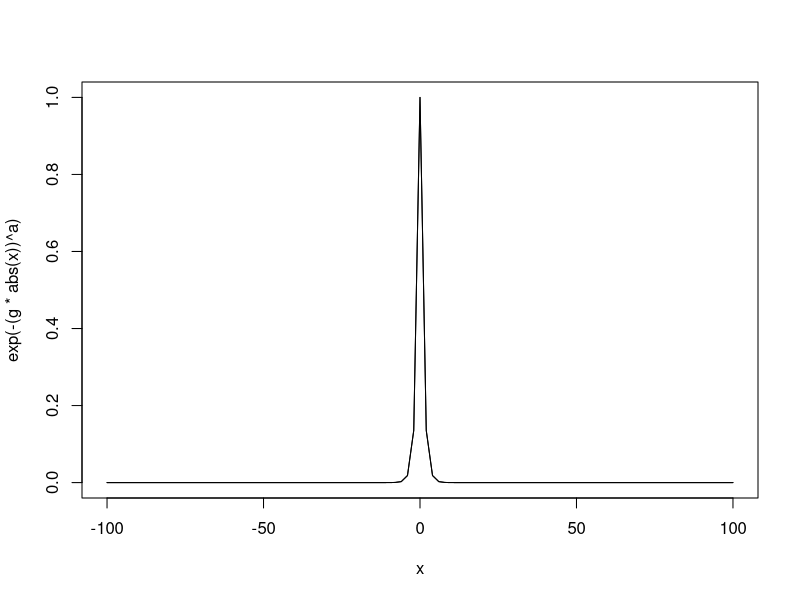
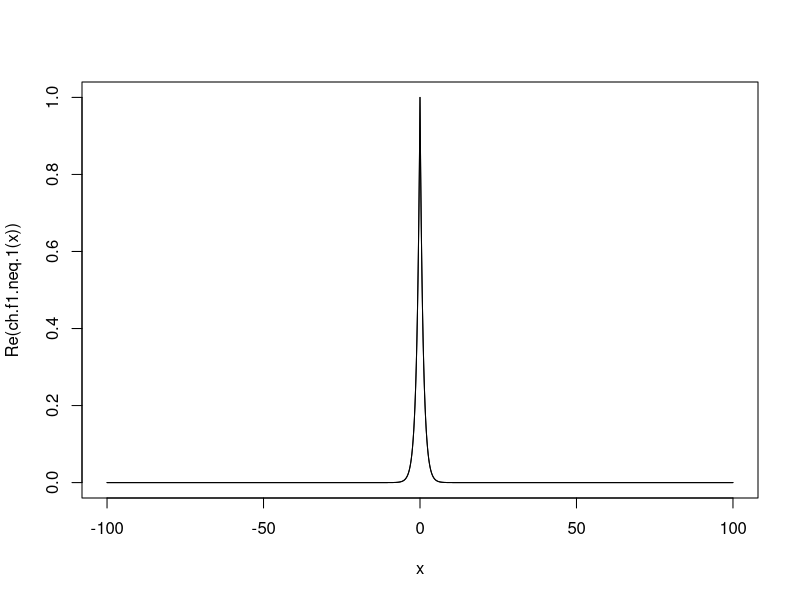
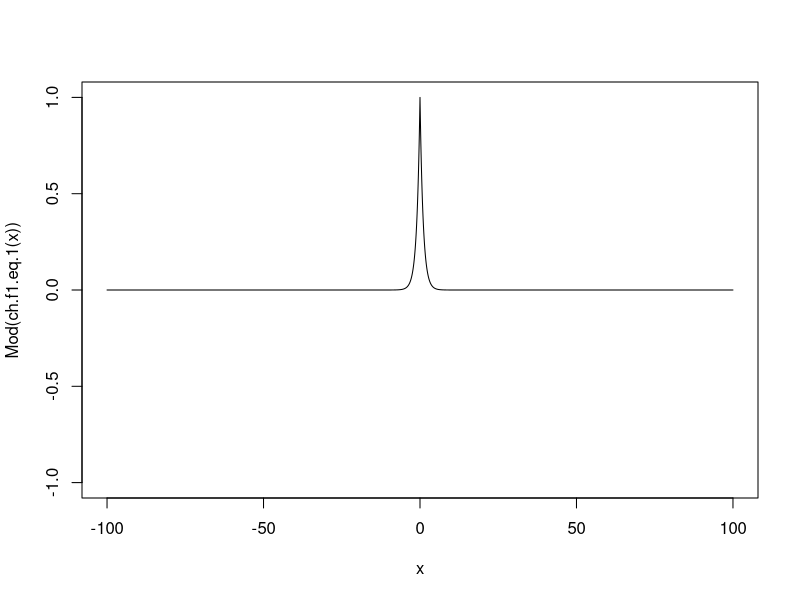
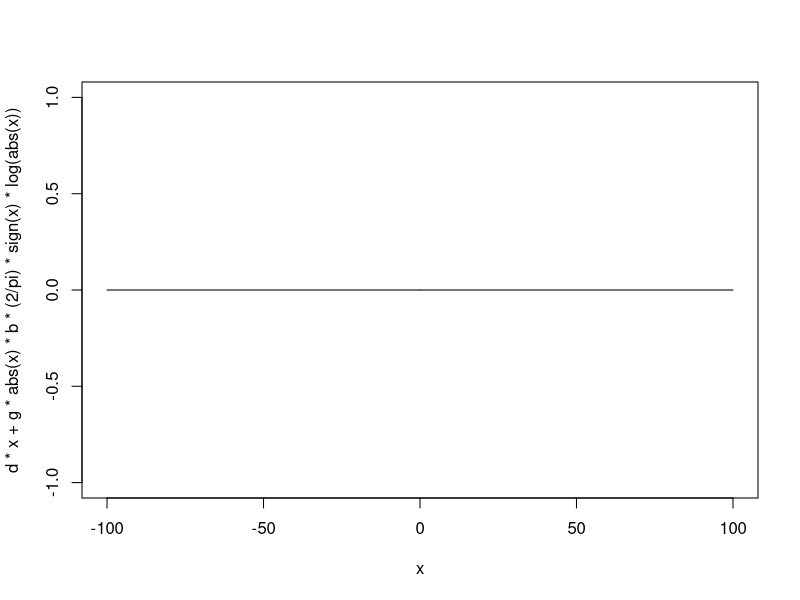
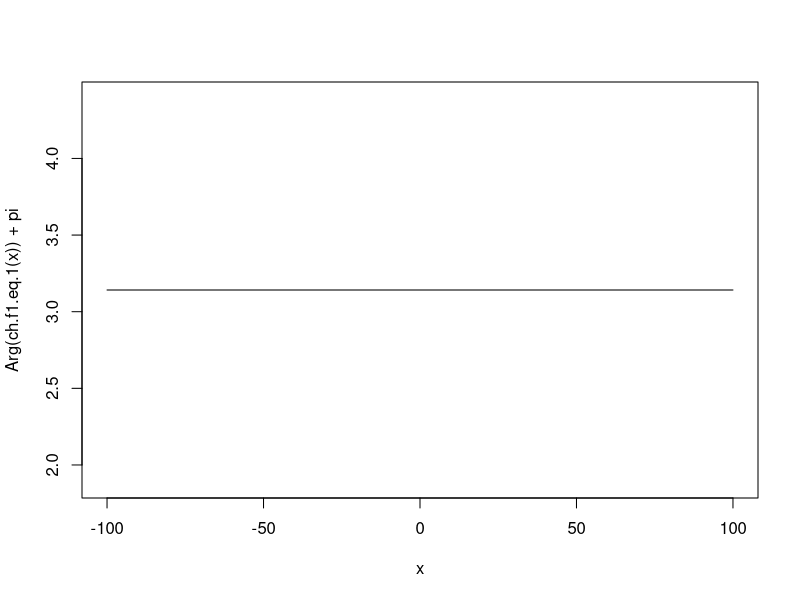
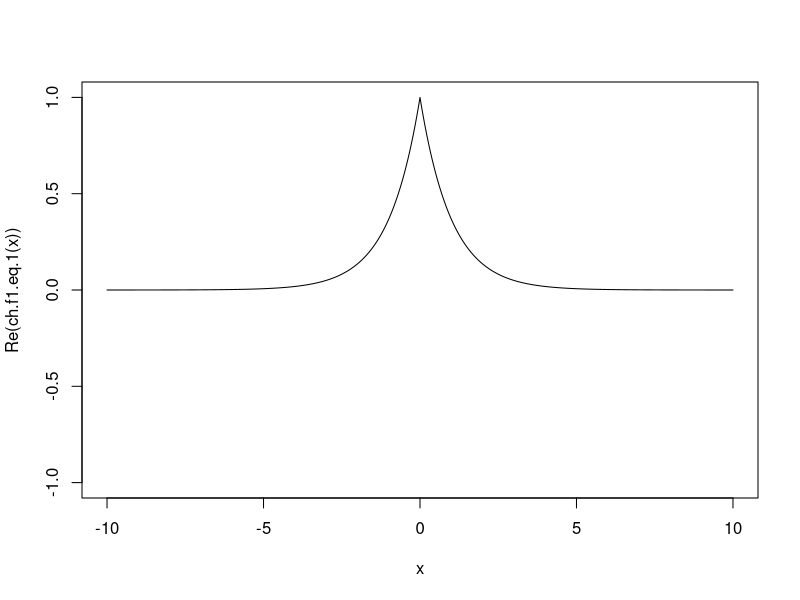
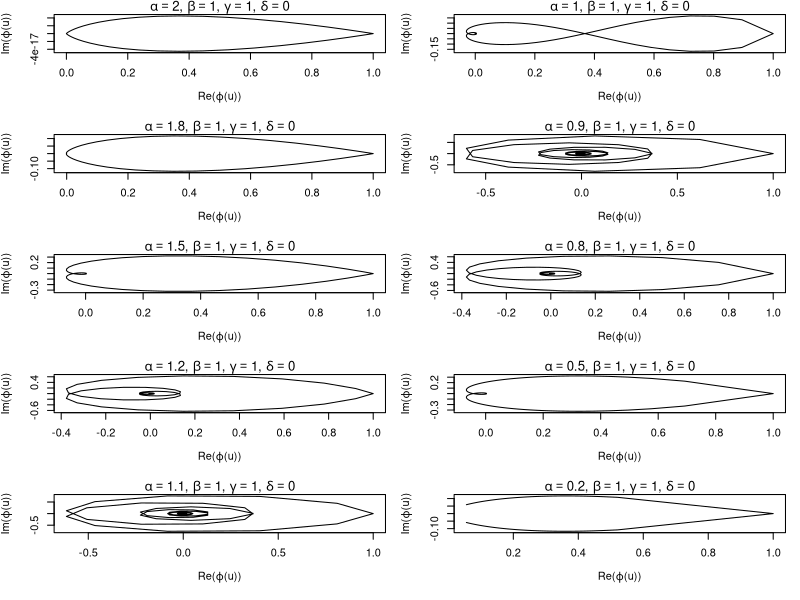
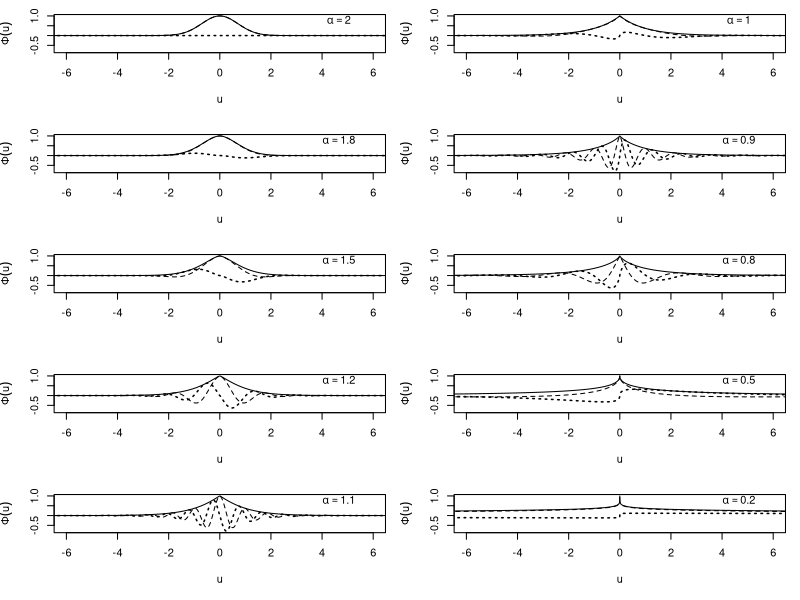

Recreate these plots in R, in order. (Note: this script raises an error after producing the figures.)
#charactericticfunction (pm=1, (A)) 
ch.f1.neq.1 <- function(u) {(complex(
  modulus=exp(-(g*abs(u))^a),
  argument=d*u+((g*abs(u))^a)*b*tan(a*pi/2)*sign(u)
))}
ch.f1.eq.1 <- function(u) {exp(complex(
  real=(-(g*abs(u))),
  imaginary=d*u-g*abs(u)*b*(2/pi)*sign(u)*log(abs(u+10^(-25)))
))}
ch.f1. <- function(u) {if(a==1) {ch.f1.eq.1(u)} else {ch.f1.neq.1(u)}}
ch.f1.mod <- function(u) {if(a==1) {Mod(ch.f1.eq.1(u))} else {Mod(ch.f1.neq.1(u))}}
ch.f1.real <- function(u) {if(a==1) {Re(ch.f1.eq.1(u))} else {Re(ch.f1.neq.1(u))}}
ch.f1.im <- function(u) {if(a==1) {Im(ch.f1.eq.1(u))} else {Im(ch.f1.neq.1(u))}}

a=1
g=1
b=0
d=0
curve(exp(-(g*abs(x))^a),-100,100)
curve(Mod(ch.f1.neq.1(x)),-100,100,add=T)
curve(Re(ch.f1.neq.1(x)),-100,100,n=1001)
curve(exp(-(g*abs(x))),-100,100,n=10001,add=T)
curve(Mod(ch.f1.eq.1(x)),-100,100,n=10001,ylim=c(-1,1))
curve(d*x+g*abs(x)*b*(2/pi)*sign(x)*log(abs(x)),-100,100,n=10001)
curve(Arg(ch.f1.eq.1(x))+pi,-100,100,n=10001)
curve(Im(ch.f1.eq.1(x)),-10,10,n=10001,add=T)
curve(Re(ch.f1.eq.1(x)),-10,10,n=10001,ylim=c(-1,1))


g=10000
b=1
d=0
ch.f1.real(1)

#cumulant function (pm=1, M) 
cu.f1.neq.1 <- function(u) {(complex(
  real=-(g*abs(u))^a,
  imaginary=d*u+((g*abs(u))^a)*b*tan(a*pi/2)*sign(u)
))}
cu.f1.eq.1 <- function(u) {(complex(
  real=-(g*abs(u))^a,
  imaginary=d*u-((g*abs(u)))*b*(2/pi)*sign(u)*log(abs(u+10^(-25)))))}
cu.f1. <- function(u) {if(a==1) {cu.f1.eq.1(u)} else {cu.f1.neq.1(u)}}
cu.f1.mod <- function(u) {if(a==1) {Mod(cu.f1.eq.1(u))} else {Mod(cu.f1.neq.1(u))}}
cu.f1.real <- function(u) {if(a==1) {Re(cu.f1.eq.1(u))} else {Re(cu.f1.neq.1(u))}}
cu.f1.im <- function(u) {if(a==1) {Im(cu.f1.eq.1(u))} else {Im(cu.f1.neq.1(u))}}

cu.f1.real(1)

#Graphs: Characteristic function 
op <- par(mfcol = c(5,2),mar=c(5, 4, 1, 1) + 0.1)
b=1
g=1
d=0

a=2
u <- seq(-100, 100, by=0.1)
plot(ch.f1.(u),type='l',main=bquote(paste(alpha ==.(a),", ",beta ==.(b),", ",gamma ==.(g),", ",delta ==.(d) )),
     ylab=bquote(paste( "Im(",varphi,"(u))")),xlab=bquote(paste("Re(",varphi,"(u))")))
a=1.8
plot(ch.f1.(u),type='l',
     main=bquote(paste(alpha ==.(a),", ",beta ==.(b),", ",gamma ==.(g),", ",delta ==.(d) )),
     ylab=bquote(paste("Im(",varphi,"(u))")),xlab=bquote(paste("Re(",varphi,"(u))")))
a=1.5
#u <- seq(-100*pi, 100*pi, by=0.1)
plot(ch.f1.(u),type='l',
     main=bquote(paste(alpha ==.(a),", ",beta ==.(b),", ",gamma ==.(g),", ",delta ==.(d) )),
     ylab=bquote(paste("Im(",varphi,"(u))")),xlab=bquote(paste("Re(",varphi,"(u))")))
a=1.2
plot(ch.f1.(u),type='l',
     main=bquote(paste(alpha ==.(a),", ",beta ==.(b),", ",gamma ==.(g),", ",delta ==.(d) )),
     ylab=bquote(paste("Im(",varphi,"(u))")),xlab=bquote(paste("Re(",varphi,"(u))")))
a=1.1
plot(ch.f1.(u),type='l',
     main=bquote(paste(alpha ==.(a),", ",beta ==.(b),", ",gamma ==.(g),", ",delta ==.(d) )),
     ylab=bquote(paste("Im(",varphi,"(u))")),xlab=bquote(paste("Re(",varphi,"(u))")))
a=1
plot(ch.f1.(u),type='l',
     main=bquote(paste(alpha ==.(a),", ",beta ==.(b),", ",gamma ==.(g),", ",delta ==.(d) )), 
     ylab=bquote(paste("Im(",varphi,"(u))")),xlab=bquote(paste("Re(",varphi,"(u))")))
a=0.9
plot(ch.f1.(u),type='l',
     main=bquote(paste(alpha ==.(a),", ",beta ==.(b),", ",gamma ==.(g),", ",delta ==.(d) )),
     ylab=bquote(paste("Im(",varphi,"(u))")),xlab=bquote(paste("Re(",varphi,"(u))")))    
a=0.8
plot(ch.f1.(u),type='l',
     main=bquote(paste(alpha ==.(a),", ",beta ==.(b),", ",gamma ==.(g),", ",delta ==.(d) )),
     ylab=bquote(paste("Im(",varphi,"(u))")),xlab=bquote(paste("Re(",varphi,"(u))")))
a=0.5
plot(ch.f1.(u),type='l',
     main=bquote(paste(alpha ==.(a),", ",beta ==.(b),", ",gamma ==.(g),", ",delta ==.(d) )),
     ylab=bquote(paste("Im(",varphi,"(u))")),xlab=bquote(paste("Re(",varphi,"(u))")))
a=0.2
u <- seq(-100, 100,by=0.1)
plot(ch.f1.(u),type='l',
     main=bquote(paste(alpha ==.(a),", ",beta ==.(b),", ",gamma ==.(g),", ",delta ==.(d) )),
     ylab=bquote(paste("Im(",varphi,"(u))")),xlab=bquote(paste("Re(",varphi,"(u))")))
(0.5)^0.1
(2)^0.1
(1.1)^0.1
(0.9)^0.1
(0.5)^2
(2)^2
10000^0.1
#Graphs: Abs, Real, Im of characteristic function 

#main=bquote(paste(alpha ==.(a),", ",beta ==.(b),", ",gamma ==.(g),", ",delta ==.(d) ))
op <- par(mfcol = c(5,2),mar=c(5, 4, 1, 1) + 0.1)
u1=-10
u2=10
b=1
g=1
d=0
a=2
curve(ch.f1.mod,u1, u2,n=10001,ylim=c(-0.8,1),xlab='u',lty = 1,lwd=1,
      ylab=bquote(paste(Phi(u))),xlim=c(-6,6)) 
curve(ch.f1.real,u1,u2,n=10001,add=T,lty=2,lwd=1)
curve(ch.f1.im, u1,u2,n=10001,add=T,lty=3,lwd=1.5)
text(x=5.0,y=0.8,bquote(paste(alpha ==.(a),'   ','   ')))
#legend(x=-7,y=1.5,legend=bquote(paste(alpha ==.(a),'   ','   ')),bty='n')
#abline(h=0, lwd=0.2)
#legend("topright",cex=0.8,legend=c('Absolute value', 'Real part', 'Imaginary part'),lty=1:3,bty='n')
a=1.8
curve(ch.f1.mod,u1, u2,n=10001,ylim=c(-0.8,1),xlab='u',lty = 1,lwd=1,
      ylab=bquote(paste(Phi(u))),xlim=c(-6,6)) 
curve(ch.f1.real,u1,u2,n=10001,add=T,lty=2,lwd=1)
curve(ch.f1.im, u1,u2,n=10001,add=T,lty=3,lwd=1.5)
text(x=5.0,y=0.8,bquote(paste(alpha ==.(a),'   ','   ')))
#abline(h=0, lwd=0.2)
#legend("topright",cex=0.8,legend=c('Absolute value', 'Real part', 'Imaginary part'),lty=1:3,bty='n')
a=1.5
curve(ch.f1.mod,u1, u2,n=10001,ylim=c(-0.8,1),xlab='u',lty = 1,lwd=1,
      ylab=bquote(paste(Phi(u))),xlim=c(-6,6)) 
curve(ch.f1.real,u1,u2,n=10001,add=T,lty=2,lwd=1)
curve(ch.f1.im, u1,u2,n=10001,add=T,lty=3,lwd=1.5)
text(x=5.0,y=0.8,bquote(paste(alpha ==.(a),'   ','   ')))
#abline(h=0, lwd=0.2)
#legend("topright",cex=0.8,legend=c('Absolute value', 'Real part', 'Imaginary part'),lty=1:3,bty='n')
a=1.2
curve(ch.f1.mod,u1, u2,n=10001,ylim=c(-0.8,1),xlab='u',lty = 1,lwd=1,
      ylab=bquote(paste(Phi(u))),xlim=c(-6,6)) 
curve(ch.f1.real,u1,u2,n=10001,add=T,lty=2,lwd=1)
curve(ch.f1.im, u1,u2,n=10001,add=T,lty=3,lwd=1.5)
text(x=5.0,y=0.8,bquote(paste(alpha ==.(a),'   ','   ')))
#abline(h=0, lwd=0.2)
#legend("topright",cex=0.8,legend=c('Absolute value', 'Real part', 'Imaginary part'),lty=1:3,bty='n')
a=1.1
curve(ch.f1.mod,u1, u2,n=10001,ylim=c(-0.8,1),xlab='u',lty = 1,lwd=1,
      ylab=bquote(paste(Phi(u))),xlim=c(-6,6)) 
curve(ch.f1.real,u1,u2,n=10001,add=T,lty=2,lwd=1)
curve(ch.f1.im, u1,u2,n=10001,add=T,lty=3,lwd=1.5)
text(x=5.0,y=0.8,bquote(paste(alpha ==.(a),'   ','   ')))
#abline(h=0, lwd=0.2)
#legend("topright",cex=0.8,legend=c('Absolute value', 'Real part', 'Imaginary part'),lty=1:3,bty='n')
a=1
curve(ch.f1.mod,u1, u2,n=10001,ylim=c(-0.8,1),xlab='u',lty = 1,lwd=1,
      ylab=bquote(paste(Phi(u))),xlim=c(-6,6)) 
curve(ch.f1.real,u1,u2,n=10001,add=T,lty=2,lwd=1)
curve(ch.f1.im, u1,u2,n=10001,add=T,lty=3,lwd=1.5)
text(x=5.0,y=0.8,bquote(paste(alpha ==.(a),'   ','   ')))
#abline(h=0, lwd=0.2)
#legend("topright",cex=0.8,legend=c('Absolute value', 'Real part', 'Imaginary part'),lty=1:3,bty='n')
a=0.9
curve(ch.f1.mod,u1, u2,n=10001,ylim=c(-0.8,1),xlab='u',lty = 1,lwd=1,
      ylab=bquote(paste(Phi(u))),xlim=c(-6,6)) 
curve(ch.f1.real,u1,u2,n=10001,add=T,lty=2,lwd=1)
curve(ch.f1.im, u1,u2,n=10001,add=T,lty=3,lwd=1.5)
text(x=5.0,y=0.8,bquote(paste(alpha ==.(a),'   ','   ')))
#abline(h=0, lwd=0.2)
#legend("topright",cex=0.8,legend=c('Absolute value', 'Real part', 'Imaginary part'),lty=1:3,bty='n')
a=0.8
curve(ch.f1.mod,u1, u2,n=10001,ylim=c(-0.8,1),xlab='u',lty = 1,lwd=1,
      ylab=bquote(paste(Phi(u))),xlim=c(-6,6)) 
curve(ch.f1.real,u1,u2,n=10001,add=T,lty=2,lwd=1)
curve(ch.f1.im, u1,u2,n=10001,add=T,lty=3,lwd=1.5)
text(x=5.0,y=0.8,bquote(paste(alpha ==.(a),'   ','   ')))
#abline(h=0, lwd=0.2)
#legend("topright",cex=0.8,legend=c('Absolute value', 'Real part', 'Imaginary part'),lty=1:3,bty='n')
a=0.5
curve(ch.f1.mod,u1, u2,n=10001,ylim=c(-0.8,1),xlab='u',lty = 1,lwd=1,
      ylab=bquote(paste(Phi(u))),xlim=c(-6,6)) 
curve(ch.f1.real,u1,u2,n=10001,add=T,lty=2,lwd=1)
curve(ch.f1.im, u1,u2,n=10001,add=T,lty=3,lwd=1.5)
text(x=5.0,y=0.8,bquote(paste(alpha ==.(a),'   ','   ')))
#abline(h=0, lwd=0.2)
#legend("topright",cex=0.8,legend=c('Absolute value', 'Real part', 'Imaginary part'),lty=1:3,bty='n')
a=0.2
curve(ch.f1.mod,u1, u2,n=10001,ylim=c(-0.8,1),xlab='u',lty = 1,lwd=1,
      ylab=bquote(paste(Phi(u))),xlim=c(-6,6)) 
curve(ch.f1.real,u1,u2,n=10001,add=T,lty=2,lwd=1)
curve(ch.f1.im, u1,u2,n=10001,add=T,lty=3,lwd=1.5)
text(x=5.0,y=0.8,bquote(paste(alpha ==.(a),'   ','   ')))
#abline(h=0, lwd=0.2)
#legend("topright",cex=0.8,legend=c('Absolute value', 'Real part', 'Imaginary part'),lty=1:3,bty='n')



op <- par(mfcol = c(5,2),mar=c(5, 4, 1, 1) + 0.1)
u1=-10
u2=10
b=0
g=1
d=0

a=2
curve(cu.f1.mod,u1, u2,n=10001,ylim=c(-2,2),xlab='u',lty = 1,lwd=1,
      ylab=bquote(paste(Psi(u))),xlim=c(-3,3)) 
curve(cu.f1.real,u1,u2,n=10001,add=T,lty=2,lwd=1)
curve(cu.f1.im, u1,u2,n=10001,add=T,lty=3,lwd=1.5)
text(x=4.0,y=0.8,bquote(paste(alpha ==.(a),'   ','   ')))
#legend(x=-7,y=1.5,legend=bquote(paste(alpha ==.(a),'   ','   ')),bty='n')
#abline(h=0, lwd=0.2)
#legend("topright",cex=0.8,legend=c('Absolute value', 'Real part', 'Imaginary part'),lty=1:3,bty='n')
a=1.8
curve(cu.f1.mod,u1, u2,n=10001,ylim=c(-2,2),xlab='u',lty = 1,lwd=1,
      ylab=bquote(paste(Psi(u))),xlim=c(-3,3)) 
curve(cu.f1.real,u1,u2,n=10001,add=T,lty=2,lwd=1)
curve(cu.f1.im, u1,u2,n=10001,add=T,lty=3,lwd=1.5)
text(x=4.0,y=0.8,bquote(paste(alpha ==.(a),'   ','   ')))
#abline(h=0, lwd=0.2)
#legend("topright",cex=0.8,legend=c('Absolute value', 'Real part', 'Imaginary part'),lty=1:3,bty='n')
a=1.5
curve(cu.f1.mod,u1, u2,n=10001,ylim=c(-2,2),xlab='u',lty = 1,lwd=1,
      ylab=bquote(paste(Psi(u))),xlim=c(-3,3)) 
curve(cu.f1.real,u1,u2,n=10001,add=T,lty=2,lwd=1)
curve(cu.f1.im, u1,u2,n=10001,add=T,lty=3,lwd=1.5)
text(x=4.0,y=0.8,bquote(paste(alpha ==.(a),'   ','   ')))
#abline(h=0, lwd=0.2)
#legend("topright",cex=0.8,legend=c('Absolute value', 'Real part', 'Imaginary part'),lty=1:3,bty='n')
a=1.2
curve(cu.f1.mod,u1, u2,n=10001,ylim=c(-2,2),xlab='u',lty = 1,lwd=1,
      ylab=bquote(paste(Psi(u))),xlim=c(-3,3)) 
curve(cu.f1.real,u1,u2,n=10001,add=T,lty=2,lwd=1)
curve(cu.f1.im, u1,u2,n=10001,add=T,lty=3,lwd=1.5)
text(x=4.0,y=0.8,bquote(paste(alpha ==.(a),'   ','   ')))
#abline(h=0, lwd=0.2)
#legend("topright",cex=0.8,legend=c('Absolute value', 'Real part', 'Imaginary part'),lty=1:3,bty='n')
a=1.1
curve(cu.f1.mod,u1, u2,n=10001,ylim=c(-2,2),xlab='u',lty = 1,lwd=1,
      ylab=bquote(paste(Psi(u))),xlim=c(-3,3)) 
curve(cu.f1.real,u1,u2,n=10001,add=T,lty=2,lwd=1)
curve(cu.f1.im, u1,u2,n=10001,add=T,lty=3,lwd=1.5)
text(x=4.0,y=0.8,bquote(paste(alpha ==.(a),'   ','   ')))
#abline(h=0, lwd=0.2)
#legend("topright",cex=0.8,legend=c('Absolute value', 'Real part', 'Imaginary part'),lty=1:3,bty='n')
a=1
curve(cu.f1.mod,u1, u2,n=10001,ylim=c(-2,2),xlab='u',lty = 1,lwd=1,
      ylab=bquote(paste(Psi(u))),xlim=c(-3,3)) 
curve(cu.f1.real,u1,u2,n=10001,add=T,lty=2,lwd=1)
curve(cu.f1.im, u1,u2,n=10001,add=T,lty=3,lwd=1.5)
text(x=4.0,y=0.8,bquote(paste(alpha ==.(a),'   ','   ')))
#abline(h=0, lwd=0.2)
#legend("topright",cex=0.8,legend=c('Absolute value', 'Real part', 'Imaginary part'),lty=1:3,bty='n')
a=0.9
curve(cu.f1.mod,u1, u2,n=10001,ylim=c(-2,2),xlab='u',lty = 1,lwd=1,
      ylab=bquote(paste(Psi(u))),xlim=c(-3,3)) 
curve(cu.f1.real,u1,u2,n=10001,add=T,lty=2,lwd=1)
curve(cu.f1.im, u1,u2,n=10001,add=T,lty=3,lwd=1.5)
text(x=4.0,y=0.8,bquote(paste(alpha ==.(a),'   ','   ')))
#abline(h=0, lwd=0.2)
#legend("topright",cex=0.8,legend=c('Absolute value', 'Real part', 'Imaginary part'),lty=1:3,bty='n')
a=0.8
curve(cu.f1.mod,u1, u2,n=10001,ylim=c(-2,2),xlab='u',lty = 1,lwd=1,
      ylab=bquote(paste(Psi(u))),xlim=c(-3,3)) 
curve(cu.f1.real,u1,u2,n=10001,add=T,lty=2,lwd=1)
curve(cu.f1.im, u1,u2,n=10001,add=T,lty=3,lwd=1.5)
text(x=4.0,y=0.8,bquote(paste(alpha ==.(a),'   ','   ')))
#abline(h=0, lwd=0.2)
#legend("topright",cex=0.8,legend=c('Absolute value', 'Real part', 'Imaginary part'),lty=1:3,bty='n')
a=0.5
curve(cu.f1.mod,u1, u2,n=10001,ylim=c(-2,2),xlab='u',lty = 1,lwd=1,
      ylab=bquote(paste(Psi(u))),xlim=c(-3,3)) 
curve(cu.f1.real,u1,u2,n=10001,add=T,lty=2,lwd=1)
curve(cu.f1.im, u1,u2,n=10001,add=T,lty=3,lwd=1.5)
text(x=4.0,y=0.8,bquote(paste(alpha ==.(a),'   ','   ')))
#abline(h=0, lwd=0.2)
#legend("topright",cex=0.8,legend=c('Absolute value', 'Real part', 'Imaginary part'),lty=1:3,bty='n')
a=0.2
curve(cu.f1.mod,u1, u2,n=10001,ylim=c(-2,2),xlab='u',lty = 1,lwd=1,
      ylab=bquote(paste(Psi(u))),xlim=c(-3,3)) 
curve(cu.f1.real,u1,u2,n=10001,add=T,lty=2,lwd=1)
curve(cu.f1.im, u1,u2,n=10001,add=T,lty=3,lwd=1.5)
text(x=4.0,y=0.8,bquote(paste(alpha ==.(a),'   ','   ')))
#abline(h=0, lwd=0.2)
#legend("topright",cex=0.8,legend=c('Absolute value', 'Real part', 'Imaginary part'),lty=1:3,bty='n')




#Cumulant function Figures
op <- par(mfcol = c(1,1))
Rpsi<-cu.f1.real
u1=-1
u2=2.2
b=1  
g=1
d=0
a=2
curve(Rpsi,u1,u2,n=10001,ylab=bquote(paste("Re(",psi,"(u))")),ylim=c(-2,0),xlim=c(-0.05,2.2))
a=1.8
curve(Rpsi,u1,u2,n=10001,add=T)
a=1.5
curve(Rpsi,u1,u2,n=10001,add=T)
a=1
curve(Rpsi,u1,u2,n=10001,add=T)
a=0.8
curve(Rpsi,u1,u2,n=10001,add=T)
a=0.5
curve(Rpsi,u1,u2,n=10001,add=T)
a=0.3
curve(Rpsi,u1,u2,n=10001,add=T)
abline(v=0.0)
abline(v=0.5)
abline(v=1)
abline(h=-1)
g=2
d=0
a=2
curve(Rpsi,u1,u2,add=T,col=2,lty=2)
a=1.8
curve(Rpsi,u1,u2,add=T,col=2,lty=2)
a=1.5
curve(Rpsi,u1,u2,add=T,col=2,lty=2)
a=1
curve(Rpsi,u1,u2,add=T,col=2,lty=2)
a=0.8
curve(Rpsi,u1,u2,add=T,col=2,lty=2)
a=0.5
curve(Rpsi,u1,u2,add=T,col=2,lty=2)
a=0.3
curve(Rpsi,u1,u2,add=T,col=2,lty=2)
abline(v=0.0)
abline(v=2)
abline(v=1)
abline(h=-1)
g=1/2
d=0
a=2
a=2
curve(Rpsi,u1,u2,add=T,col=3,lty=3)
a=1.8
curve(Rpsi,u1,u2,add=T,col=3,lty=3)
a=1.5
curve(Rpsi,u1,u2,add=T,col=3,lty=3)
a=1
curve(Rpsi,u1,u2,add=T,col=3,lty=3)
a=0.8
curve(Rpsi,u1,u2,add=T,col=3,lty=3)
a=0.5
curve(Rpsi,u1,u2,add=T,col=3,lty=3)
a=0.3
curve(Rpsi,u1,u2,add=T,col=3,lty=3)
abline(v=0.0)
abline(v=0.5)
abline(v=1)
abline(h=-1)
legend("topright",cex=0.8,legend=c('gamma=1', 'gamma=1/2', 'gamma=2'),lty=1:3,bty='n',col=1:3)




Ipsi <- cu.f.im
Ipsi(1)
u1=-2*pi
u2=2*pi
b=1
g=10
d=20
a=0.3
curve(Ipsi,u1,u2,col=7)
a=1.8
curve(Ipsi,u1,u2,add=T,col=1)
a=1.5
curve(Ipsi,u1,u2,add=T,col=1)
a=1
curve(Ipsi,u1,u2,add=T,col=1)
a=0.8
curve(Ipsi,u1,u2,add=T,col=1)
a=0.5
curve(Ipsi,u1,u2,add=T,col=1)
a=2
curve(Ipsi,u1,u2,add=T)
g=1
d=0
a=0.3
curve(Ipsi,u1,u2,col=7,add=T)
a=1.8
curve(Ipsi,u1,u2,add=T,col=2)
a=1.5
curve(Ipsi,u1,u2,add=T,col=3)
a=1
curve(Ipsi,u1,u2,add=T,col=4)
a=0.8
curve(Ipsi,u1,u2,add=T,col=5)
a=0.5
curve(Ipsi,u1,u2,add=T,col=6)
a=2
curve(Ipsi,u1,u2,add=T)


#Graphs: Abs, Real, Im of fharacteristic function 
op <- par(mfcol = c(5,2))
u1=-100
u2=100
b=1
g=1
d=0

a=2
curve(ch.f1.mod,u1, u2,n=10001,ylim=c(-0.8,1),xlab='u',lty = 1,lwd=1,ylab=bquote(paste(varphi(u))),xlim=c(-6,6),
      main=bquote(paste(alpha ==.(a),", ",beta ==.(b),", ",gamma ==.(g),", ",delta ==.(d) )))
curve(ch.f1.real,u1,u2,n=10001,add=T,lty=2,lwd=1)
curve(ch.f1.im, u1,u2,n=10001,add=T,lty=3,lwd=1.5)
abline(h=0, lwd=0.2)
#legend("topright",cex=0.8,legend=c('Absolute value', 'Real part', 'Imaginary part'),lty=1:3,bty='n')
a=1.8
curve(ch.f1.mod,u1, u2,n=10001,ylim=c(-0.8,1),xlab='u',lty = 1,lwd=1,ylab=bquote(paste(varphi (u) )),xlim=c(-6,6),
      main=bquote(paste(alpha ==.(a),", ",beta ==.(b),", ",gamma ==.(g),", ",delta ==.(d) )))
curve(ch.f1.real,u1,u2,n=10001,add=T,lty=2,lwd=1)
curve(ch.f1.im, u1,u2,n=10001,add=T,lty=3,lwd=1.5)
abline(h=0, lwd=0.2)
#legend("topright",cex=0.8,legend=c('Absolute value', 'Real part', 'Imaginary part'),lty=1:3,bty='n')
a=1.5
curve(ch.f1.mod,u1, u2,n=10001,ylim=c(-0.8,1),xlab='u',lty = 1,lwd=1,ylab=bquote(paste(varphi (u) )),xlim=c(-6,6),
      main=bquote(paste(alpha ==.(a),", ",beta ==.(b),", ",gamma ==.(g),", ",delta ==.(d) )))
curve(ch.f1.real,u1,u2,n=10001,add=T,lty=2,lwd=1)
curve(ch.f1.im, u1,u2,n=10001,add=T,lty=3,lwd=1.5)
abline(h=0, lwd=0.2)
#legend("topright",cex=0.8,legend=c('Absolute value', 'Real part', 'Imaginary part'),lty=1:3,bty='n')
a=1.2
curve(ch.f1.mod,u1, u2,n=10001,ylim=c(-0.8,1),xlab='u',lty = 1,lwd=1,ylab=bquote(paste(varphi (u) )),xlim=c(-6,6),
      main=bquote(paste(alpha ==.(a),", ",beta ==.(b),", ",gamma ==.(g),", ",delta ==.(d) )))
curve(ch.f1.real,u1,u2,n=10001,add=T,lty=2,lwd=1)
curve(ch.f1.im, u1,u2,n=10001,add=T,lty=3,lwd=1.5)
abline(h=0, lwd=0.2)
#legend("topright",cex=0.8,legend=c('Absolute value', 'Real part', 'Imaginary part'),lty=1:3,bty='n')
a=1.1
curve(ch.f1.mod,u1, u2,n=10001,ylim=c(-0.8,1),xlab='u',lty = 1,lwd=1,ylab=bquote(paste(varphi (u) )),xlim=c(-6,6),
      main=bquote(paste(alpha ==.(a),", ",beta ==.(b),", ",gamma ==.(g),", ",delta ==.(d) )))
curve(ch.f1.real,u1,u2,n=10001,add=T,lty=2,lwd=1)
curve(ch.f1.im, u1,u2,n=10001,add=T,lty=3,lwd=1.5)
abline(h=0, lwd=0.2)
#legend("topright",cex=0.8,legend=c('Absolute value', 'Real part', 'Imaginary part'),lty=1:3,bty='n')
a=1
curve(ch.f1.mod,u1, u2,n=10001,ylim=c(-0.8,1.1),xlab='u',lty = 1,lwd=1,ylab=bquote(paste(varphi (u) )),xlim=c(-6,6),
      main=bquote(paste(alpha ==.(a),", ",beta ==.(b),", ",gamma ==.(g),", ",delta ==.(d) )))
curve(ch.f1.real,u1,u2,n=10001,add=T,lty=2,lwd=1)
curve(ch.f1.im, u1,u2,n=10001,add=T,lty=3,lwd=1.5)
abline(h=0, lwd=0.2)
#legend("topright",cex=0.8,legend=c('Absolute value', 'Real part', 'Imaginary part'),lty=1:3,bty='n')
a=0.9
curve(ch.f1.mod,u1, u2,n=10001,ylim=c(-0.8,1),xlab='u',lty = 1,lwd=1,ylab=bquote(paste(varphi (u) )),xlim=c(-6,6),
      main=bquote(paste(alpha ==.(a),", ",beta ==.(b),", ",gamma ==.(g),", ",delta ==.(d) )))
curve(ch.f1.real,u1,u2,n=10001,add=T,lty=2,lwd=1)
curve(ch.f1.im, u1,u2,n=10001,add=T,lty=3,lwd=1.5)
abline(h=0, lwd=0.2)
#legend("topright",cex=0.8,legend=c('Absolute value', 'Real part', 'Imaginary part'),lty=1:3,bty='n')
a=0.8
curve(ch.f1.mod,u1, u2,n=10001,ylim=c(-0.8,1),xlab='u',lty = 1,lwd=1,ylab=bquote(paste(varphi (u) )),xlim=c(-6,6),
      main=bquote(paste(alpha ==.(a),", ",beta ==.(b),", ",gamma ==.(g),", ",delta ==.(d) )))
curve(ch.f1.real,u1,u2,n=10001,add=T,lty=2,lwd=1)
curve(ch.f1.im, u1,u2,n=10001,add=T,lty=3,lwd=1.5)
abline(h=0, lwd=0.2)
#legend("topright",cex=0.8,legend=c('Absolute value', 'Real part', 'Imaginary part'),lty=1:3,bty='n')
a=0.5
curve(ch.f1.mod,u1, u2,n=10001,ylim=c(-0.8,1),xlab='u',lty = 1,lwd=1,ylab=bquote(paste(varphi (u) )),xlim=c(-20,20),
      main=bquote(paste(alpha ==.(a),", ",beta ==.(b),", ",gamma ==.(g),", ",delta ==.(d) )))
curve(ch.f1.real,u1,u2,n=10001,add=T,lty=2,lwd=1)
curve(ch.f1.im, u1,u2,n=10001,add=T,lty=3,lwd=1.5)
abline(h=0, lwd=0.2)
#legend("topright",cex=0.8,legend=c('Absolute value', 'Real part', 'Imaginary part'),lty=1:3,bty='n')
a=0.2
curve(ch.f1.mod,u1, u2,n=10001,ylim=c(-0.8,1),xlab='u',lty = 1,lwd=1,ylab=bquote(paste(varphi (u) )),xlim=c(-20,20),
      main=bquote(paste(alpha ==.(a),", ",beta ==.(b),", ",gamma ==.(g),", ",delta ==.(d) )))
curve(ch.f1.real,u1,u2,n=10001,add=T,lty=2,lwd=1)
curve(ch.f1.im, u1,u2,n=10001,add=T,lty=3,lwd=1.5)
abline(h=0, lwd=0.2)
#legend("topright",cex=0.8,legend=c('Absolute value', 'Real part', 'Imaginary part'),lty=1:3,bty='n')

Y=danish
hatpsi <- function (u) {{# empirical  cumulant function real and imaginary part for resampled data
  k <- sum(cos(u*Y))	
  s <- sum(sin(u*Y))    
  r <- -log((1/N)*sqrt(k^2+s^2))#actually -r[i] as in formulas
  v <-  atan2(s,k)}#end empirical  cumulant function real and imaginary part
  return(r)}
Y=rnorm(100)
curve(r,0,1)
hatpsi(0)
x=c(0,0.5,1)
plot(x, sum(cos(x*Y)))


